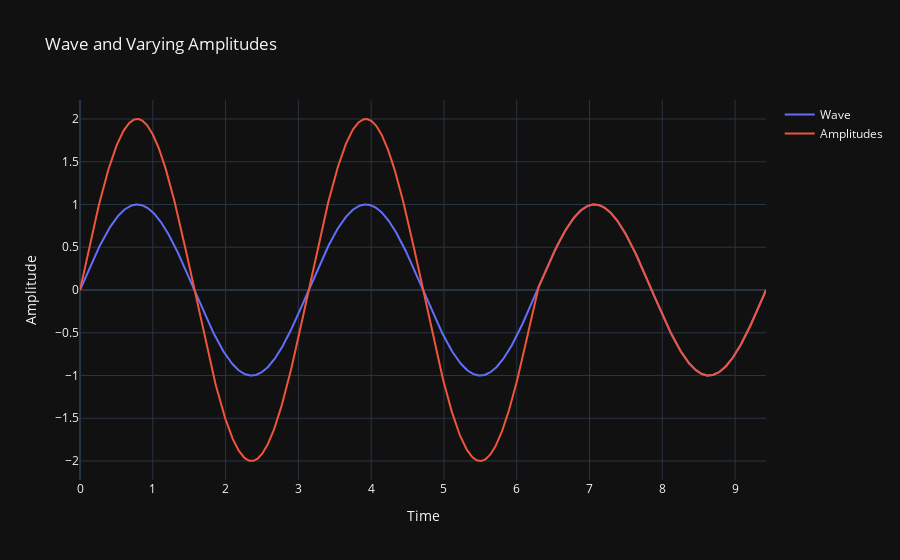

The notebook cell saved with this chart:
### Markdown cell above
## Sinusoidal Wave

A python function that generates a smooth sinusoidal wave with varying amplitude and frequency. This is used to simulate market movement OR our trading algorithm buying and selling actions over a stock. The idea is that this type of action would graph well with smooth visible changes over time:

### Code cell
import numpy as np
import plotly.graph_objs as go
import plotly.io as pio
import math

seed = 30
length = 1000
frequency = 2
phase = 0.0
min_amp = -3.0
max_amp = 5.0
periods = 3
# frequency = (1 / periods)

np.random.seed(seed)
    
# Time vector
time = np.linspace(0, periods * np.pi, 1000)

# Generate the base sinusoidal wave with uniform frequency and phase
wave = np.sin(frequency * time + phase)


def get_period_indices(time, frequency):
    """
    Function to return the start, mid, and end indices of each period in the time array.
    
    Parameters:
    - time (np.ndarray): The time array (linspace) generated for the wave.
    - frequency (float): The frequency of the wave.
    
    Returns:
    - list of tuples: A list of tuples, where each tuple contains the start, mid, and end indices for each period.
    """
    # Calculate the number of points per period
    points_per_period = len(time) // frequency

    # Initialize the list of tuples to store start, mid, and end indices
    period_indices = []

    # Loop over each period and calculate the start, mid, and end indices
    for i in range(int(frequency)):
        start = int(i * points_per_period)
        end = int((i + 1) * points_per_period) - 1
        mid = (start + end) // 2
        period_indices.append((start, mid, end))
    
    return period_indices

# Call the function and get the indices
period_indices = get_period_indices(time, periods)

# Output the list of tuples (starting, midpoint, and ending indices)
# display(period_indices)

wave2 = wave.copy()

for period in period_indices:
    start, mid, end = period
    high = np.random.randint(1, math.floor(max_amp))
    low = np.random.randint(1, math.floor(max_amp))
    period_length = end - start + 1
    print(f"({period}): ({(high, low)})")
    wave2[start:(mid +1)] *= high
    wave2[(mid +1):(end +1)] *= low
    # Modify wave values by multiplying element by element
    # ts = np.linspace(0, 2 * np.pi, period_length) * high
    # wave2[start:(end +1)] *= ts


# wave2 = wave * amps

# Plotting the wave and amps using Plotly
fig = go.Figure()

# Add the wave trace
fig.add_trace(go.Scatter(x=time, y=wave, mode='lines', name='Wave'))

# # Add the amps trace (as a step plot to visualize the amplitude changes over time)
# fig.add_trace(go.Scatter(x=time, y=np.interp(time, np.linspace(0, 2 * np.pi, num_cycles * 2), amps), 
#                          mode='lines', name='Amplitudes'))

# Add the amps trace (as a step plot to visualize the amplitude changes over time)
fig.add_trace(go.Scatter(x=time, y=wave2, mode='lines', name='Amplitudes'))

# Add title and labels
fig.update_layout(
    title="Wave and Varying Amplitudes",
    xaxis_title="Time",
    yaxis_title="Amplitude",
    template="plotly_dark"
)

# Show the figure
fig.show()

### Figure 1 — Plotly figure (JSON) as saved in the notebook; plotly's stock layout.template omitted (floating-point values rounded to 4 significant figures; data arrays with more than 128 entries replaced by an {"elided": "..."} marker saying what was removed)
{"data": [{"mode": "lines", "name": "Wave", "type": "scatter", "x": {"elided": "1000 float values"}, "y": {"elided": "1000 float values"}}, {"mode": "lines", "name": "Amplitudes", "type": "scatter", "x": {"elided": "1000 float values"}, "y": {"elided": "1000 float values"}}], "layout": {"title": {"text": "Wave and Varying Amplitudes"}, "xaxis": {"title": {"text": "Time"}}, "yaxis": {"title": {"text": "Amplitude"}}}}
